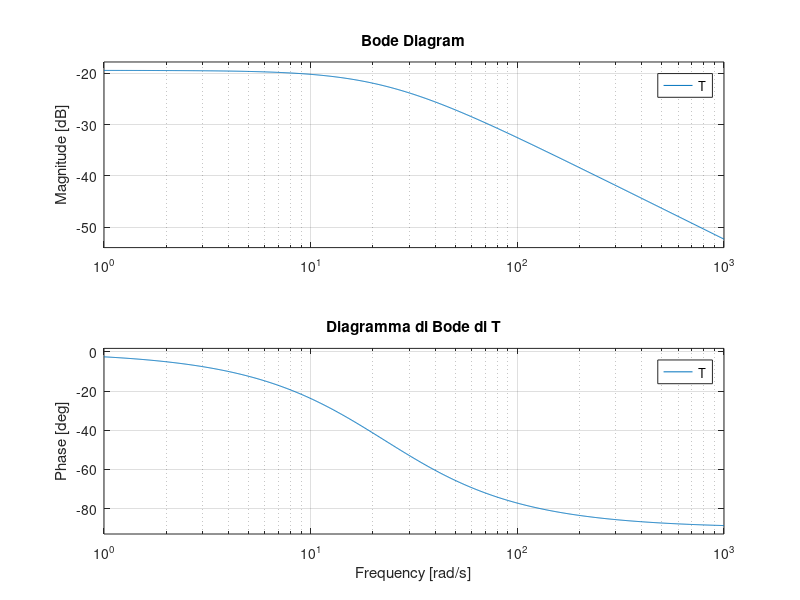
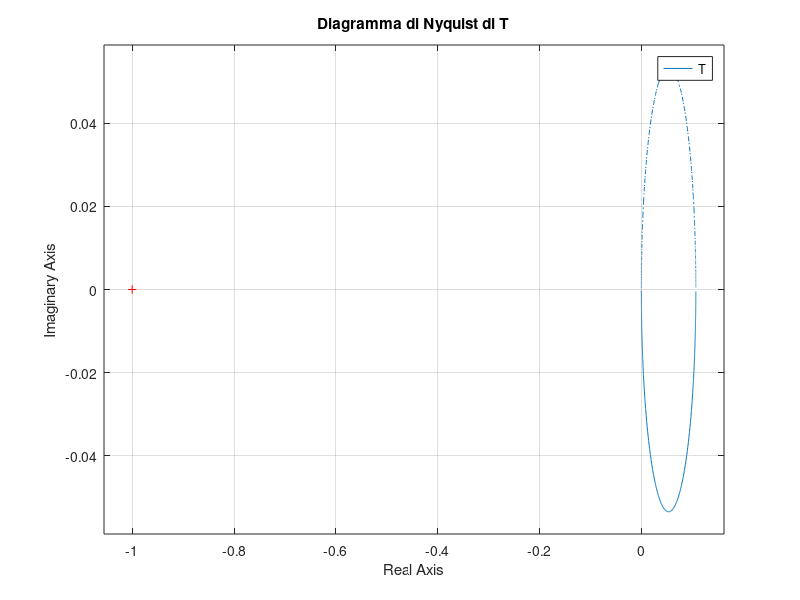
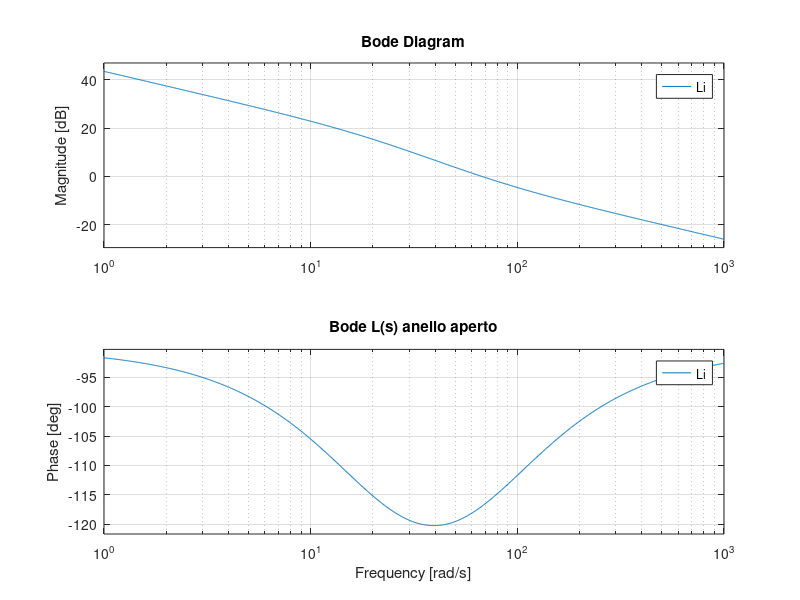
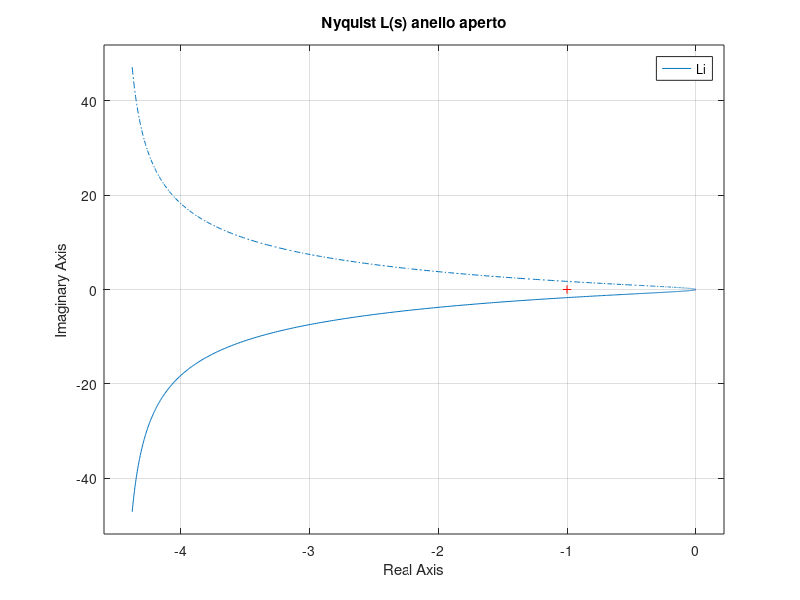

The MATLAB script that drew these images, in order:
clear all;
clc
%% 0) Parametri 
Kg = 3;% gain amplificatore

% Circuito LR
L = 412.5e-3; %[H] inductance of the coil
Rc = 10; %[ohm]
% nc = 2450; %number of coils
% lc = 0.0825; %[m] lenght of the coil
% rc = 0.008; %[m] coil radius
Rs = 1; %[ohm] current sense resistance
Rcal = 0.85; % calibration resistance gain

R = (Rc + Rs)* Rcal; %[ohm] total resistance
V_max = 24; %tensione massima in ingresso alla bobina
I_max = 3; % 3 A massimi in ingresso alla bobina


% Meccanica
km = 6.5308e-5; %[N-m^2/A^2] electromagnet force constant
r = 1.27e-2; %[m] steel ball radius
m = 0.068; %[kg] steel ball mass
%Tb = 0.014; %[m] steel ball travel
l = 0.0394; %[m] total lenght
g = 9.81; %[m/s^2] gravity
%mu_0 = pi*4e-7; %[H/m] magnetic permeability constant
Kb = 2.83e-3; %[m/V] ball position sensitivity


%% 1) Modello circuito RL
s = tf('s');
fprintf("T fdt circuito RL: \n");
wp = R/L;            % unico polo di T(s) calcolabile anche con funzione pole
T = 1/(s*L +R)
[numT, denT]   = tfdata(T, 'v');

p = pole(T);   % poli
fprintf("Polo RL: %f \n", p);
tau_RL = 1/abs(wp);
fprintf("Costante tempo RL: %f s \n", tau_RL);

figure
bode(T)
grid on
title('Diagramma di Bode di T')

figure
nyquist(T)
grid on
title('Diagramma di Nyquist di T')


% Validazione in frequenza
% alpha = [0.01 0.1 0.2 0.5 1 2]; % coefficients
% N = length(alpha);
% dati = zeros(N,5); % [omega, modulo, modulo_dB, fase_deg]
% 
% fprintf("[omega, modulo, modulo_dB, fase_deg, absolute_delta_t] \n");
% for k = 1:N
%     omega = wp * alpha(k);
%     Tj = evalfr(T, 1j*omega);
%     modulo = abs(Tj);
%     modulo_dB = 20*log10(modulo);
%     fase_rad = angle(Tj);
%     fase_deg = rad2deg(angle(Tj));
%     period = (2*pi) / omega;
%     absolute_delta_t = period * (fase_deg/360);
%     dati(k,:) = [omega, modulo, modulo_dB, fase_deg, absolute_delta_t];
% end
% disp(dati)


% 1.1) REGOLATORE RL
% Sintesi con metodo di BODE
% Kp = 29.962945;
% Ki = 5531.893013;

% Sintesi diretta
wc = 5*wp;           % prova iniziale conservativa
wz = wp;             %cancellazione polo zero
% Kp = L* (wc/Kg);
% Ki = R* (wc/Kg);
Kp = 6.8573;
Ki = 470.5931;
fprintf("Anello corrente L_i = PI*T \n");
Ci  = Kp + Ki/s;
[numCi, denCi] = tfdata(Ci, 'v');

% 1.3) FDT ANELLO APERTO
Li = Ci * Kg * T;
[numLi, denLi] = tfdata(Li, 'v');
p_i = pole(Li)
z_i = zero(Li)
[gm, pm, wcg, wcp] = margin(Li);
fprintf("Gain margin=%f ,Phase margin=%f ,w_c=%f \n", gm, pm, wcp);

% Diagrammi
figure
bode(Li)
grid on
title('Bode L(s) anello aperto')

figure
nyquist(Li)
grid on
title('Nyquist L(s) anello aperto')

% 1.4) FDT ANELLO CHIUSO
fprintf("\n Hi fdt in retroazione \n");
Hi = Li/(1+Li);
Hi = minreal(Hi);
p = pole(Hi);



%% 2) Modello meccanico linearizzato
%Linearizzo attorno al punto di equilibrio
x1e = l/2 - r; % posizione di equilibrio a metà (piedistallo - inizio palla)
x2e = 0;
x3e = sqrt((m*g/km) * (x1e + 2*r -l)^2); % corrente di equilibrio ie(xe)

u_e = x3e * R;

k1 = (2 * km * x3e^2)/(m * (l -2*r -x1e)^3);
k2 = (2 * km * x3e)/(m * (l-2*r -x1e)^2);

% 2.1 - TF
fprintf("W fdt pallina: \n");
W = k2/(s^2 -k1)
[numW, denW]   = tfdata(W, 'v');

p = pole(W)   % poli
tau_W = 1/abs(p(1));
z = zero(W);   % zeri
fprintf("Costante di tempo pallina W: %f s\n", tau_W);


% 2.2 - Diagrammi
figure
bode(W)
grid on
title('Diagramma di Bode di W')

figure
nyquist(W)
grid on
title('Diagramma di Nyquist di W')


% 2.3 - Comparazione con controllo corrente
delta_x_max = (V_max - R*x3e) / (wcp*L*sqrt(m*g/km));
fprintf("\nLimite Tensione\nMassima variazione di posizione controllabile da anello corrente: delta_x_max=%f m\n", delta_x_max);
delta_x_max = I_max/sqrt(m*g/km);
fprintf("\nLimite Corrente\nMassima variazione di posizione controllabile da anello corrente: delta_x_max=%f m\n", delta_x_max);


 
% %Calcolo tramite state space representation
% % F = [0, 1;
% %     k1, 0];
% % 
% % G = [0; k2];
% % 
% % H = [1, 0];
% % 
% % system = ss(F, G, H, 0); 
% % W = tf(system)

%% Modello completo open loop senza controllori
% %State space representation dell'intero sistema
% % A = [0, 1, 0;
% %     k1, 0, k2;
% %     0, 0, -(R/L)];
% % 
% % B = [0;
% %      0;
% %      1/L];
% % 
% % C = [1, 0, 0];
% % 
% % D = 0;
% % sys_ss = ss(A,B,C,D);
% % G_ss = tf(sys_ss)
% 
% % Tramite le due TF a cascata
% G = T*W;
% [num, den] = tfdata(G, 'v');   % estrae numeratore e denominatore come vettori
% den0 = den(1);                 % coefficiente del termine di grado massimo
% 
% G = tf(num/den0, den/den0)
